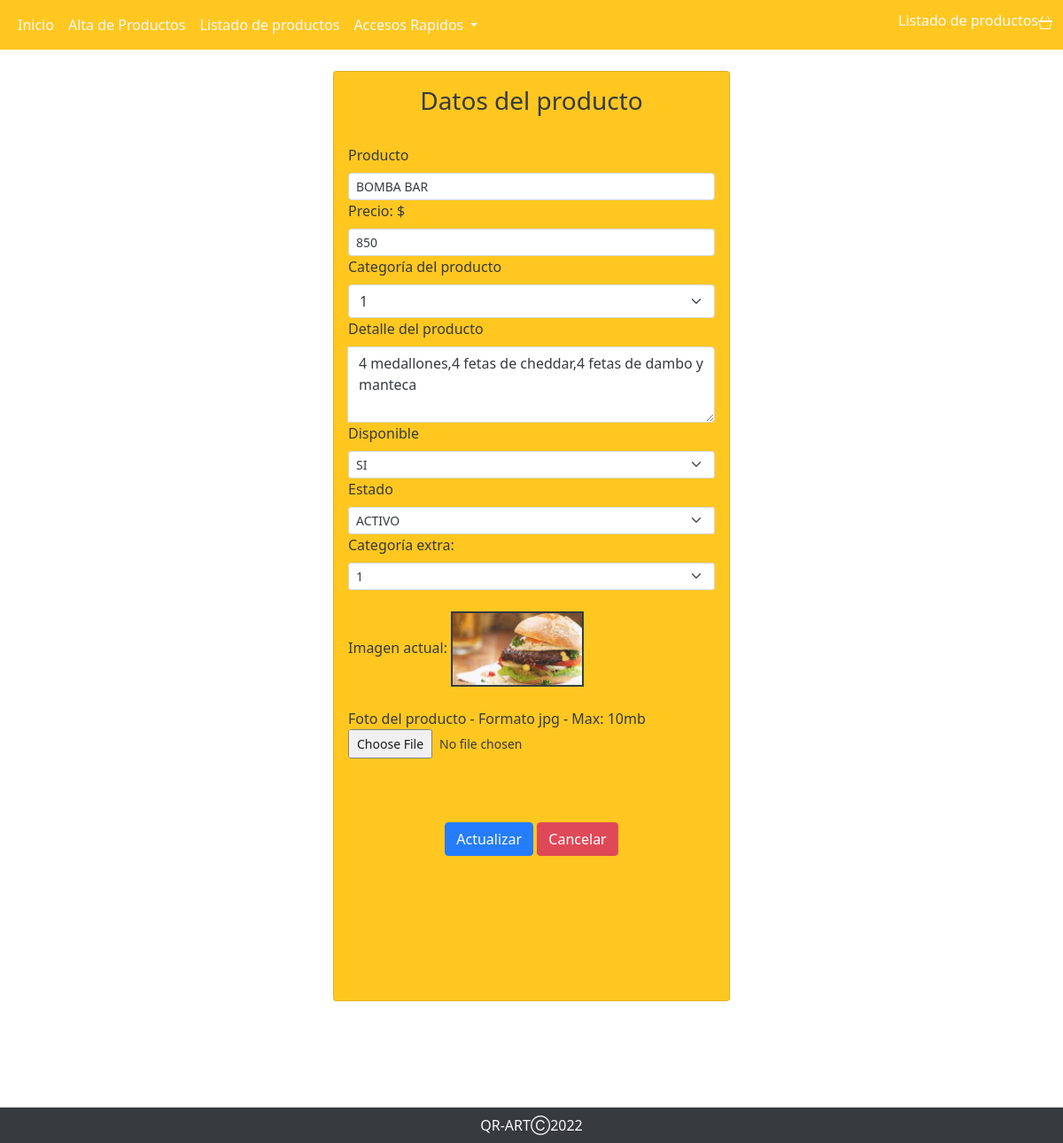
The app's page /perfiles/perfil_admin/abm_productos/actualizar_prod.php?id=11 with its own data.
### tables this page shows
CREATE TABLE `productos` (
  `cod_prod` int(6) NOT NULL,
  `categoria_prod` text NOT NULL,
  `nombre_prod` text NOT NULL,
  `precio_prod` decimal(10,0) NOT NULL,
  `detalle_prod` text NOT NULL,
  `foto_prod` text NOT NULL,
  `prod_disponible` tinyint(1) NOT NULL,
  `requiere_cocina` tinyint(1) NOT NULL,
  `est_baja_prod` tinyint(1) NOT NULL,
  `categ_extra` text NOT NULL,
  `nota_prod` text NOT NULL
);

### perfiles/perfil_admin/abm_productos/actualizar_prod.php (the view, shortened to what this page needs)
<?php
$conexion=mysqli_connect("localhost","root","","qr_art");
$id= $_GET['id'];
$sql="SELECT * FROM productos WHERE cod_prod='$id'";
$result=mysqli_query($conexion, $sql);
$result_query=mysqli_num_rows($result);
if($result_query == 0){
  header('location:modificacionproducto.php');
}else{
  while($data=mysqli_fetch_array($result)) {
    $nombre_prod = $data['nombre_prod'];
    $precio_prod = $data['precio_prod'];
    $categoria_prod = $data['categoria_prod'];
    $detalle_prod = $data['detalle_prod'];
    $prod_disponible = $data['prod_disponible'];
    $foto_prod = $data['foto_prod'];
    $est_baja_prod = $data['est_baja_prod'];
    $categ_extra = $data['categ_extra'];
  }
}
?>
<!DOCTYPE html>
<html lang="en">
<head>
    <link rel="stylesheet" href="https://cdnjs.cloudflare.com/ajax/libs/twitter-bootstrap/5.1.3/css/bootstrap.min.css">
    <link rel="stylesheet" href="https://cdn.datatables.net/1.12.1/css/dataTables.bootstrap5.min.css">
    <link rel="stylesheet " href="../../../assets/stylemodip.css">
    <link rel="stylesheet " href="../../../assets/stylesnav.css">
    <link rel="stylesheet " href="../../../assets/backp.css">
</head>
<body>
<nav class="navbar navbar-expand-xl">
  <div class="container-fluid">
    <div class="collapse navbar-collapse" id="navbarSupportedContent">
      <ul class="navbar-nav me-auto mb-2 mb-lg-0">
        <li class="nav-item">
          <a class="nav-link active text-light" aria-current="page" href="../perfil_admin.php">Inicio</a>
        </li>
        <li class="nav-item">
          <a class="nav-link text-light" href="./altaproducto.php">Alta de Productos</a>
        </li>
        <li class="nav-item">
          <a class="nav-link text-light" href="./modificacionproducto.php">Listado de productos</a>
        </li>
        <li class="nav-item dropdown">
          <a class="nav-link dropdown-toggle text-light" href="#" id="navbarDropdown" role="button" data-bs-toggle="dropdown" aria-expanded="false">
            Accesos Rapidos
          </a>
        </li>
      </ul>
      <h6 class="text-sm-center text-light">Listado de productos</h6>
    </div>
  </div>
</nav>
<br>
<div class="container">
  <div class="d-flex justify-content-center h-100">
    <div class="card" style="width: 28rem;">
      <div class="card-body">
        <form  action = update_prod.php method="post" enctype="multipart/form-data">
                      <h3 class="text-sm-center">Datos del producto</h3>
                        <label for="formFile " class="form-label text-dark ">Producto</label>
                        <div class="input-group-sm form-group">
                            <input type="text" class="form-control" placeholder="Nombre" id="nombre_prod" name="nombre_prod" value="<?php echo $nombre_prod; ?>"  autofocus required>
                        </div>
                        <label for="formFile" class="form-label text-dark">Precio: $</label>
                        <div class="input-group-sm form-group">
                            <input type="number" step="0.01" min="0" class="form-control" placeholder="Precio" name="precio_prod" id="precio_prod" value=<?php echo $precio_prod; ?> autofocus required>
                        </div>
                        <label for="formFile" class="form-label text-dark" name="categoria_prod" id="categoria_prod" value=<?php echo $categoria_prod; ?>>Categoría del producto </label>
                        <select class="form-select" name="categoria_prod" id="categoria_prod"  aria-label="Default select example">
                            <option value= <?php echo $categoria_prod; ?>><?php echo $categoria_prod; ?></option>
                          </select>
                        <label for="formFile " class="form-label text-dark " >Detalle del producto</label>
                        <div class="input-group form-group">
                            <textarea type="text" class="form-control" placeholder="Detalle del producto" rows="3" id="detalle_prod " name="detalle_prod" value="<?php echo $detalle_prod; ?>"  autofocus required><?php echo $detalle_prod; ?></textarea>
                        </div>
                        <label for="formFile" class="form-label text-dark" name="prod_disponible" id="prod_disponible" value=<?php echo $prod_disponible; ?>>Disponible </label>
                        <select class="form-select form-select-sm" name="prod_disponible" id="prod_disponible"  aria-label="Default select example">
                        <?php
                        $showvalue= " ";
                        if ($prod_disponible == 0){
                          $showvalue = "NO";
                        }else {
                          $showvalue = "SI";
                        }
                        ?>
                            <option value= <?php echo $prod_disponible; ?>><?php echo $showvalue; ?></option>
                          </select>
                        <label for="formFile" class="form-label text-dark" name="est_baja_prod" id="est_baja_prod" value=<?php echo $est_baja_prod; ?>>Estado </label>
                        <select class="form-select form-select-sm" name="est_baja_prod" id="est_baja_prod"  aria-label="Default select example">
                        <?php
                        $showvalue= " ";
                        if ($est_baja_prod == 0){
                          $showvalue = "INACTIVO";
                        }else {
                          $showvalue = "ACTIVO";
                        }
                        ?>
                            <option value= <?php echo $est_baja_prod; ?>><?php echo $showvalue; ?></option>
                          </select>
                        <label for="formFile" class="form-label text-dark" name="categ_extra" id="categ_extra" value=<?php echo $categ_extra; ?>>Categoría extra: </label>
                        <select class="form-select form-select-sm" name="categ_extra" id="categ_extra"  aria-label="Default select example">
                            <option value=<?php echo $categ_extra; ?>><?php echo $categ_extra; ?></option>
                          </select>
                        <br>
                        <div class="sm-3">
                            <label for="formFile " class="form-label text-dark ">Imagen actual: </label>
                            <img style="border: 2px solid ; width: 150px" alt="" src="<?php echo "../../../imagenes/productos/".$foto_prod ?>">
                            <br>
                            <br>
                            <label for="formFile" class="form-label-sm" name="foto_prod" id="foto_prod">Foto del producto - Formato jpg - Max: 10mb</label>
                            <input class="form-control-sm" type="file" name="foto_prod" id="foto_prod" value=<?php echo $foto_prod; ?>>
                        </div>
                        <br>
                        <br>
                        <br>
                        <div class="col text-center">
                        <button type="submit" class= "btn btn-primary"  id="boton" name="boton" value="0">Actualizar </button>
                        <button type="submit" class= "btn btn-danger" id="boton" name="boton" value="1"> Cancelar </button>
                        </div>
                </div>
                <link rel="stylesheet" href="">
            </div>
    <footer class="py-2 mt-6 border-top bg-dark fixed-bottom">
            <p class="col-md-12 mb-0 text-light text-center">QR-ARTⒸ2022</p>
    </footer>

### assets/stylemodip.css (style rules this page uses)
.container { height: 35%; align-content: center; }
.card { height: 1050px; margin-top: auto; margin-bottom: 10rem; width: 600px; background-color: #ffc107 !important; }

### assets/stylesnav.css (style rules this page uses)
.navbar-expand-xl { background-color: #ffc107; }

### assets/backp.css (style rules this page uses)
* { margin: 0; padding: 0; }
body { background-image: url('../assets/img/20.jpg'); background-repeat: no-repeat; background-size: cover; opacity: 0.9; width: calc((100%/3)-10px); }

### records on screen
productos: nombre_prod "BOMBA BAR", precio_prod "850", categoria_prod "1", detalle_prod "4 medallones,4 fetas de cheddar,4 fetas de dambo y manteca", prod_disponible "SI", est_baja_prod "ACTIVO", categ_extra "1", foto_prod (picture)
